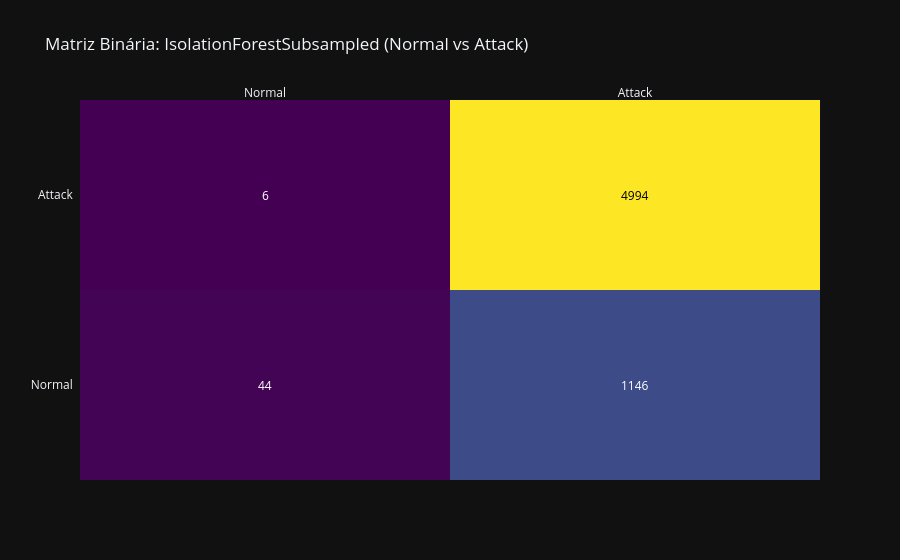
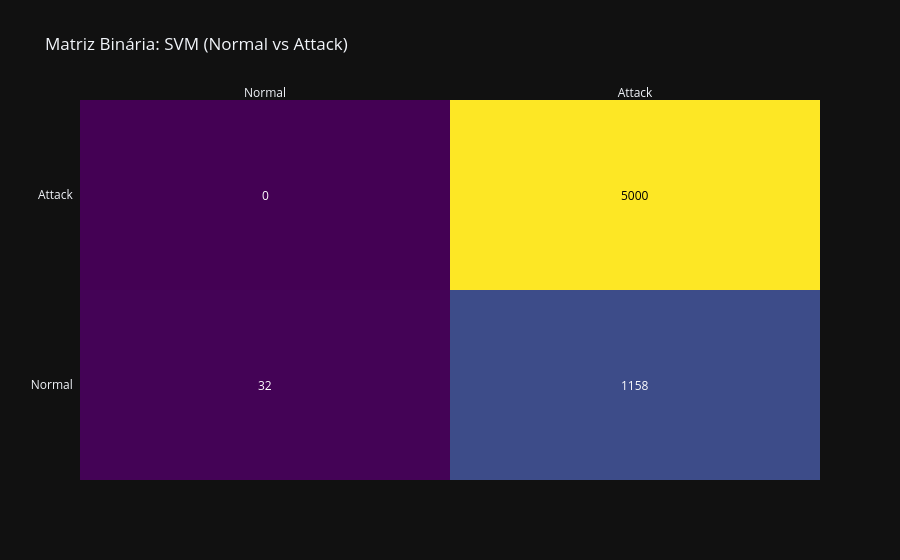
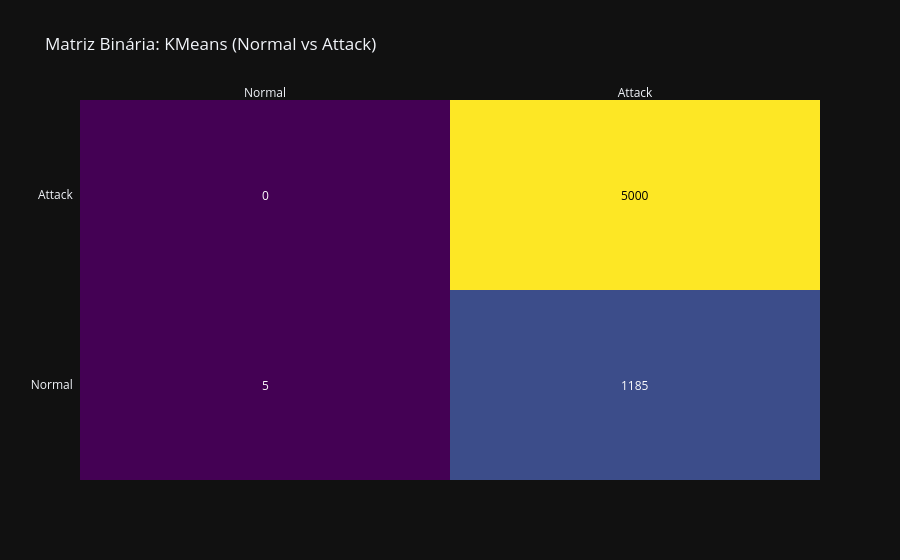
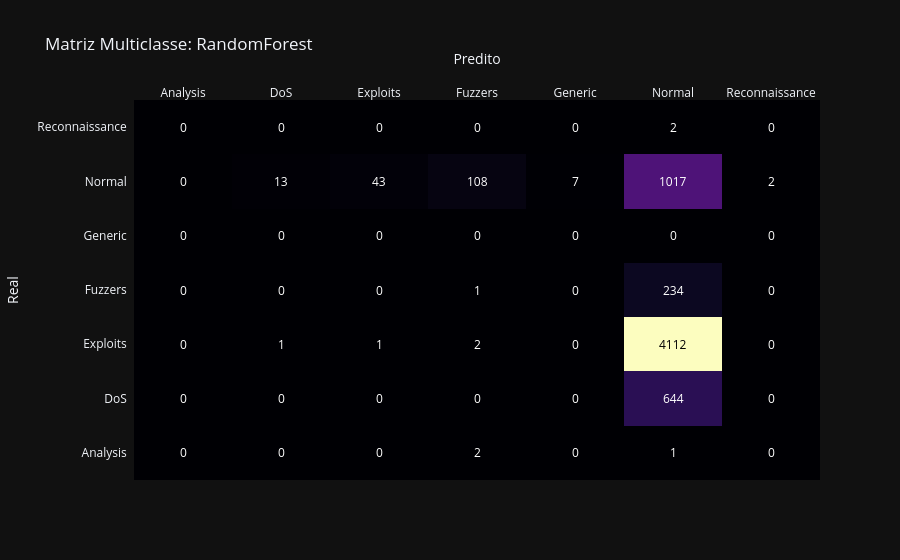

Notebook code cell kept with these figures, in order:
### Code cell
# --- 6. Visualização: Matrizes de Confusão ---

# Plotar Binárias (Top 3 Melhores)
if results_binary:
    top_bin = sorted(results_binary, key=lambda x: results_binary[x]['F1-Score'], reverse=True)[:3]
    print(f"\nTop 3 Modelos Binários (F1-Score): {top_bin}")
    
    for m in top_bin:
        cm = cm_binary[m]
        fig = ff.create_annotated_heatmap(
            z=cm, x=['Normal', 'Attack'], y=['Normal', 'Attack'], 
            colorscale='Viridis', annotation_text=[[str(y) for y in x] for x in cm]
        )
        fig.update_layout(title=f"Matriz Binária: {m} (Normal vs Attack)")
        fig.show()

# Plotar Multiclasse (Todos que rodaram)
if results_multi:
    print("\nMatrizes Multiclasse (Detalhado):")
    for m, (cm, labels) in cm_multi.items():
        fig = ff.create_annotated_heatmap(
            z=cm, x=list(labels), y=list(labels), 
            colorscale='Magma', annotation_text=[[str(y) for y in x] for x in cm]
        )
        fig.update_layout(title=f"Matriz Multiclasse: {m}", xaxis_title="Predito", yaxis_title="Real")
        fig.show()

### Figure 1 — Plotly figure (JSON) as saved in the notebook; plotly's stock layout.template omitted (floating-point values rounded to 4 significant figures)
{"data": [{"colorscale": [[0, "#440154"], [0.1111, "#482878"], [0.2222, "#3e4989"], [0.3333, "#31688e"], [0.4444, "#26828e"], [0.5556, "#1f9e89"], [0.6667, "#35b779"], [0.7778, "#6ece58"], [0.8889, "#b5de2b"], [1, "#fde725"]], "reversescale": false, "showscale": false, "type": "heatmap", "x": ["Normal", "Attack"], "y": ["Normal", "Attack"], "z": [[44, 1146], [6, 4994]]}], "layout": {"annotations": [{"font": {"color": "#FFFFFF"}, "showarrow": false, "text": "44", "x": "Normal", "xref": "x", "y": "Normal", "yref": "y"}, {"font": {"color": "#FFFFFF"}, "showarrow": false, "text": "1146", "x": "Attack", "xref": "x", "y": "Normal", "yref": "y"}, {"font": {"color": "#FFFFFF"}, "showarrow": false, "text": "6", "x": "Normal", "xref": "x", "y": "Attack", "yref": "y"}, {"font": {"color": "#000000"}, "showarrow": false, "text": "4994", "x": "Attack", "xref": "x", "y": "Attack", "yref": "y"}], "title": {"text": "Matriz Binária: IsolationForestSubsampled (Normal vs Attack)"}, "xaxis": {"dtick": 1, "gridcolor": "rgb(0, 0, 0)", "side": "top", "ticks": ""}, "yaxis": {"dtick": 1, "ticks": "", "ticksuffix": "  "}}}

### Figure 2 — Plotly figure (JSON) as saved in the notebook; plotly's stock layout.template omitted (floating-point values rounded to 4 significant figures)
{"data": [{"colorscale": [[0, "#440154"], [0.1111, "#482878"], [0.2222, "#3e4989"], [0.3333, "#31688e"], [0.4444, "#26828e"], [0.5556, "#1f9e89"], [0.6667, "#35b779"], [0.7778, "#6ece58"], [0.8889, "#b5de2b"], [1, "#fde725"]], "reversescale": false, "showscale": false, "type": "heatmap", "x": ["Normal", "Attack"], "y": ["Normal", "Attack"], "z": [[32, 1158], [0, 5000]]}], "layout": {"annotations": [{"font": {"color": "#FFFFFF"}, "showarrow": false, "text": "32", "x": "Normal", "xref": "x", "y": "Normal", "yref": "y"}, {"font": {"color": "#FFFFFF"}, "showarrow": false, "text": "1158", "x": "Attack", "xref": "x", "y": "Normal", "yref": "y"}, {"font": {"color": "#FFFFFF"}, "showarrow": false, "text": "0", "x": "Normal", "xref": "x", "y": "Attack", "yref": "y"}, {"font": {"color": "#000000"}, "showarrow": false, "text": "5000", "x": "Attack", "xref": "x", "y": "Attack", "yref": "y"}], "title": {"text": "Matriz Binária: SVM (Normal vs Attack)"}, "xaxis": {"dtick": 1, "gridcolor": "rgb(0, 0, 0)", "side": "top", "ticks": ""}, "yaxis": {"dtick": 1, "ticks": "", "ticksuffix": "  "}}}

### Figure 3 — Plotly figure (JSON) as saved in the notebook; plotly's stock layout.template omitted (floating-point values rounded to 4 significant figures)
{"data": [{"colorscale": [[0, "#440154"], [0.1111, "#482878"], [0.2222, "#3e4989"], [0.3333, "#31688e"], [0.4444, "#26828e"], [0.5556, "#1f9e89"], [0.6667, "#35b779"], [0.7778, "#6ece58"], [0.8889, "#b5de2b"], [1, "#fde725"]], "reversescale": false, "showscale": false, "type": "heatmap", "x": ["Normal", "Attack"], "y": ["Normal", "Attack"], "z": [[5, 1185], [0, 5000]]}], "layout": {"annotations": [{"font": {"color": "#FFFFFF"}, "showarrow": false, "text": "5", "x": "Normal", "xref": "x", "y": "Normal", "yref": "y"}, {"font": {"color": "#FFFFFF"}, "showarrow": false, "text": "1185", "x": "Attack", "xref": "x", "y": "Normal", "yref": "y"}, {"font": {"color": "#FFFFFF"}, "showarrow": false, "text": "0", "x": "Normal", "xref": "x", "y": "Attack", "yref": "y"}, {"font": {"color": "#000000"}, "showarrow": false, "text": "5000", "x": "Attack", "xref": "x", "y": "Attack", "yref": "y"}], "title": {"text": "Matriz Binária: KMeans (Normal vs Attack)"}, "xaxis": {"dtick": 1, "gridcolor": "rgb(0, 0, 0)", "side": "top", "ticks": ""}, "yaxis": {"dtick": 1, "ticks": "", "ticksuffix": "  "}}}

### Figure 4 — Plotly figure (JSON) as saved in the notebook; plotly's stock layout.template omitted (floating-point values rounded to 4 significant figures)
{"data": [{"colorscale": [[0, "#000004"], [0.1111, "#180f3d"], [0.2222, "#440f76"], [0.3333, "#721f81"], [0.4444, "#9e2f7f"], [0.5556, "#cd4071"], [0.6667, "#f1605d"], [0.7778, "#fd9668"], [0.8889, "#feca8d"], [1, "#fcfdbf"]], "reversescale": false, "showscale": false, "type": "heatmap", "x": ["Analysis", "DoS", "Exploits", "Fuzzers", "Generic", "Normal", "Reconnaissance"], "y": ["Analysis", "DoS", "Exploits", "Fuzzers", "Generic", "Normal", "Reconnaissance"], "z": [[0, 0, 0, 2, 0, 1, 0], [0, 0, 0, 0, 0, 644, 0], [0, 1, 1, 2, 0, 4112, 0], [0, 0, 0, 1, 0, 234, 0], [0, 0, 0, 0, 0, 0, 0], [0, 13, 43, 108, 7, 1017, 2], [0, 0, 0, 0, 0, 2, 0]]}], "layout": {"annotations": [{"font": {"color": "#FFFFFF"}, "showarrow": false, "text": "0", "x": "Analysis", "xref": "x", "y": "Analysis", "yref": "y"}, {"font": {"color": "#FFFFFF"}, "showarrow": false, "text": "0", "x": "DoS", "xref": "x", "y": "Analysis", "yref": "y"}, {"font": {"color": "#FFFFFF"}, "showarrow": false, "text": "0", "x": "Exploits", "xref": "x", "y": "Analysis", "yref": "y"}, {"font": {"color": "#FFFFFF"}, "showarrow": false, "text": "2", "x": "Fuzzers", "xref": "x", "y": "Analysis", "yref": "y"}, {"font": {"color": "#FFFFFF"}, "showarrow": false, "text": "0", "x": "Generic", "xref": "x", "y": "Analysis", "yref": "y"}, {"font": {"color": "#FFFFFF"}, "showarrow": false, "text": "1", "x": "Normal", "xref": "x", "y": "Analysis", "yref": "y"}, {"font": {"color": "#FFFFFF"}, "showarrow": false, "text": "0", "x": "Reconnaissance", "xref": "x", "y": "Analysis", "yref": "y"}, {"font": {"color": "#FFFFFF"}, "showarrow": false, "text": "0", "x": "Analysis", "xref": "x", "y": "DoS", "yref": "y"}, {"font": {"color": "#FFFFFF"}, "showarrow": false, "text": "0", "x": "DoS", "xref": "x", "y": "DoS", "yref": "y"}, {"font": {"color": "#FFFFFF"}, "showarrow": false, "text": "0", "x": "Exploits", "xref": "x", "y": "DoS", "yref": "y"}, {"font": {"color": "#FFFFFF"}, "showarrow": false, "text": "0", "x": "Fuzzers", "xref": "x", "y": "DoS", "yref": "y"}, {"font": {"color": "#FFFFFF"}, "showarrow": false, "text": "0", "x": "Generic", "xref": "x", "y": "DoS", "yref": "y"}, {"font": {"color": "#FFFFFF"}, "showarrow": false, "text": "644", "x": "Normal", "xref": "x", "y": "DoS", "yref": "y"}, {"font": {"color": "#FFFFFF"}, "showarrow": false, "text": "0", "x": "Reconnaissance", "xref": "x", "y": "DoS", "yref": "y"}, {"font": {"color": "#FFFFFF"}, "showarrow": false, "text": "0", "x": "Analysis", "xref": "x", "y": "Exploits", "yref": "y"}, {"font": {"color": "#FFFFFF"}, "showarrow": false, "text": "1", "x": "DoS", "xref": "x", "y": "Exploits", "yref": "y"}, {"font": {"color": "#FFFFFF"}, "showarrow": false, "text": "1", "x": "Exploits", "xref": "x", "y": "Exploits", "yref": "y"}, {"font": {"color": "#FFFFFF"}, "showarrow": false, "text": "2", "x": "Fuzzers", "xref": "x", "y": "Exploits", "yref": "y"}, {"font": {"color": "#FFFFFF"}, "showarrow": false, "text": "0", "x": "Generic", "xref": "x", "y": "Exploits", "yref": "y"}, {"font": {"color": "#000000"}, "showarrow": false, "text": "4112", "x": "Normal", "xref": "x", "y": "Exploits", "yref": "y"}, {"font": {"color": "#FFFFFF"}, "showarrow": false, "text": "0", "x": "Reconnaissance", "xref": "x", "y": "Exploits", "yref": "y"}, {"font": {"color": "#FFFFFF"}, "showarrow": false, "text": "0", "x": "Analysis", "xref": "x", "y": "Fuzzers", "yref": "y"}, {"font": {"color": "#FFFFFF"}, "showarrow": false, "text": "0", "x": "DoS", "xref": "x", "y": "Fuzzers", "yref": "y"}, {"font": {"color": "#FFFFFF"}, "showarrow": false, "text": "0", "x": "Exploits", "xref": "x", "y": "Fuzzers", "yref": "y"}, {"font": {"color": "#FFFFFF"}, "showarrow": false, "text": "1", "x": "Fuzzers", "xref": "x", "y": "Fuzzers", "yref": "y"}, {"font": {"color": "#FFFFFF"}, "showarrow": false, "text": "0", "x": "Generic", "xref": "x", "y": "Fuzzers", "yref": "y"}, {"font": {"color": "#FFFFFF"}, "showarrow": false, "text": "234", "x": "Normal", "xref": "x", "y": "Fuzzers", "yref": "y"}, {"font": {"color": "#FFFFFF"}, "showarrow": false, "text": "0", "x": "Reconnaissance", "xref": "x", "y": "Fuzzers", "yref": "y"}, {"font": {"color": "#FFFFFF"}, "showarrow": false, "text": "0", "x": "Analysis", "xref": "x", "y": "Generic", "yref": "y"}, {"font": {"color": "#FFFFFF"}, "showarrow": false, "text": "0", "x": "DoS", "xref": "x", "y": "Generic", "yref": "y"}, {"font": {"color": "#FFFFFF"}, "showarrow": false, "text": "0", "x": "Exploits", "xref": "x", "y": "Generic", "yref": "y"}, {"font": {"color": "#FFFFFF"}, "showarrow": false, "text": "0", "x": "Fuzzers", "xref": "x", "y": "Generic", "yref": "y"}, {"font": {"color": "#FFFFFF"}, "showarrow": false, "text": "0", "x": "Generic", "xref": "x", "y": "Generic", "yref": "y"}, {"font": {"color": "#FFFFFF"}, "showarrow": false, "text": "0", "x": "Normal", "xref": "x", "y": "Generic", "yref": "y"}, {"font": {"color": "#FFFFFF"}, "showarrow": false, "text": "0", "x": "Reconnaissance", "xref": "x", "y": "Generic", "yref": "y"}, {"font": {"color": "#FFFFFF"}, "showarrow": false, "text": "0", "x": "Analysis", "xref": "x", "y": "Normal", "yref": "y"}, {"font": {"color": "#FFFFFF"}, "showarrow": false, "text": "13", "x": "DoS", "xref": "x", "y": "Normal", "yref": "y"}, {"font": {"color": "#FFFFFF"}, "showarrow": false, "text": "43", "x": "Exploits", "xref": "x", "y": "Normal", "yref": "y"}, {"font": {"color": "#FFFFFF"}, "showarrow": false, "text": "108", "x": "Fuzzers", "xref": "x", "y": "Normal", "yref": "y"}, {"font": {"color": "#FFFFFF"}, "showarrow": false, "text": "7", "x": "Generic", "xref": "x", "y": "Normal", "yref": "y"}, {"font": {"color": "#FFFFFF"}, "showarrow": false, "text": "1017", "x": "Normal", "xref": "x", "y": "Normal", "yref": "y"}, {"font": {"color": "#FFFFFF"}, "showarrow": false, "text": "2", "x": "Reconnaissance", "xref": "x", "y": "Normal", "yref": "y"}, {"font": {"color": "#FFFFFF"}, "showarrow": false, "text": "0", "x": "Analysis", "xref": "x", "y": "Reconnaissance", "yref": "y"}, {"font": {"color": "#FFFFFF"}, "showarrow": false, "text": "0", "x": "DoS", "xref": "x", "y": "Reconnaissance", "yref": "y"}, {"font": {"color": "#FFFFFF"}, "showarrow": false, "text": "0", "x": "Exploits", "xref": "x", "y": "Reconnaissance", "yref": "y"}, {"font": {"color": "#FFFFFF"}, "showarrow": false, "text": "0", "x": "Fuzzers", "xref": "x", "y": "Reconnaissance", "yref": "y"}, {"font": {"color": "#FFFFFF"}, "showarrow": false, "text": "0", "x": "Generic", "xref": "x", "y": "Reconnaissance", "yref": "y"}, {"font": {"color": "#FFFFFF"}, "showarrow": false, "text": "2", "x": "Normal", "xref": "x", "y": "Reconnaissance", "yref": "y"}, {"font": {"color": "#FFFFFF"}, "showarrow": false, "text": "0", "x": "Reconnaissance", "xref": "x", "y": "Reconnaissance", "yref": "y"}], "title": {"text": "Matriz Multiclasse: RandomForest"}, "xaxis": {"dtick": 1, "gridcolor": "rgb(0, 0, 0)", "side": "top", "ticks": "", "title": {"text": "Predito"}}, "yaxis": {"dtick": 1, "ticks": "", "ticksuffix": "  ", "title": {"text": "Real"}}}}
